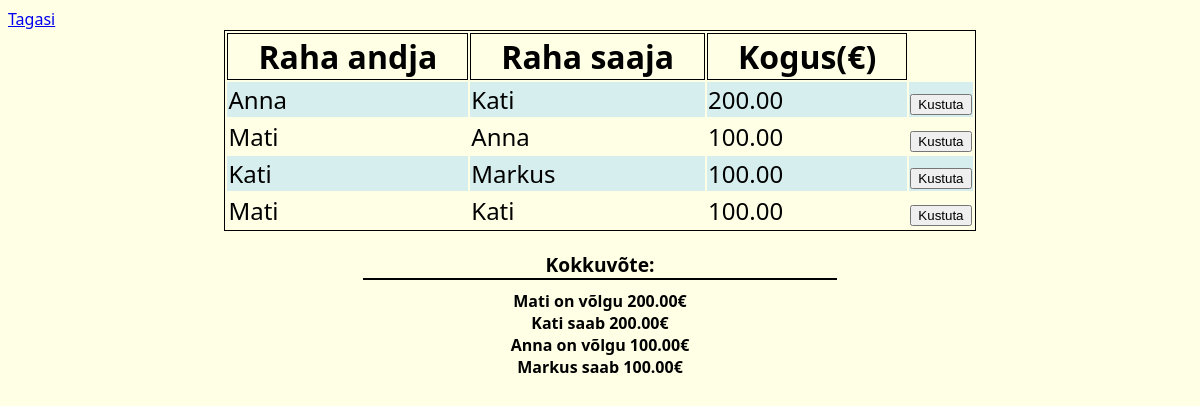
/praegu/ (signed in), run on the app's committed database.
### Rakendus/models.py (models this page shows, shortened)
class tehing(models.Model):
    saaja = models.CharField(max_length=200)
    andja = models.CharField(max_length=200)
    kogus = models.DecimalField(max_digits=200, decimal_places=2)
    selgitus = models.CharField(default="Selgitus puudub.", max_length=10000)
    aeg = models.DateTimeField("Tehingu toimumise aeg", default=django.utils.timezone.now)

class inimene(models.Model):
    nimi = models.CharField(max_length=200)
    raha = models.DecimalField(max_digits=200, decimal_places=2)
    def __str__(self):
        return self.nimi

### Rakendus/views.py (the view, shortened to what this page needs)
# urls.py: path("praegu/", views.praegu, name="praegu"),
def praegu(request):
    if request.user.is_authenticated:
        tehingud = list(tehing.objects.all())
        inimesed = list(inimene.objects.all())
        inimesed_uus = inimesed
        for element in inimesed:
            if len(tehing.objects.all().filter(andja=element.nimi))==0 and len(tehing.objects.all().filter(saaja=element.nimi))==0:
                inimesed_uus.remove(element)
        context = {
            "tehingud":tehingud,
            "inimesed":inimesed_uus,
        }
        return render(request, "Rakendus/praegu.html", context)
    else:
        return HttpResponseRedirect(reverse("login_form"))

### Rakendus/templatetags/my_tags.py (called while the page is built)
@register.filter
def absolute(value):
    return abs(value)

### Rakendus/templates/Rakendus/praegu.html (shortened to what this page needs)
{% load my_tags %}
<!DOCTYPE html>
<html>
    <body>
        <a href="{% url 'index' %}">Tagasi</a>
        <div class="table">
            <table class="center">
                <tr>
                    <th>Raha andja</th>
                    <th>Raha saaja</th>
                    <th>Kogus(€)</th>
                    <th style="border: 0px"></th>
                </tr>
            {% for asi in tehingud %}
                <tr>
                    <td>{{asi.andja}}</td>
                    <td>{{asi.saaja}}</td>
                    <td>{{asi.kogus}}</td>
                    <td><form action="{% url 'praegu' %}" method="POST">
                        <button type="submit">Kustuta</button>
                    </form></td>
                </tr>
            {% endfor %}
            </table>
        </div>
        <div style="margin-top: 20px; margin-left: 30%; margin-right: 30%; margin-bottom: 10px; font-size: larger; text-align: center; border-bottom: 2px solid black;"><b>Kokkuvõte:</b></div>
        {% for inimene in inimesed %}
            {% if inimene.raha < 0 %}
                <div style="text-align: center;"><b>{{inimene}} on võlgu {{inimene.raha|absolute}}€</b></div>
            {% else %}
                <div style="text-align: center;"><b>{{inimene}} saab {{ inimene.raha }}€</b></div>
            {% endif %}
        {% endfor %}
    </body>
</html>

### Rakendus/templates/Rakendus/praegu.html (style rules this page uses)
tr:nth-child(even) { background-color: #D6EEEE; }
th { border: 1px solid black; font-size: 32px; padding-left: 30px; padding-right: 30px; }
td { font-size: 24px; }
body { font-family: 'Segoe UI', Tahoma, Geneva, Verdana, sans-serif; background-color: rgb(255, 255, 230); }
.center { margin-left: auto; margin-right: auto; }
table { border: 1px solid black; }

### data on the page
tehing: andja "Anna", saaja "Kati", kogus "200.00"
tehing: andja "Mati", saaja "Anna", kogus "100.00"
tehing: andja "Kati", saaja "Markus", kogus "100.00"
tehing: andja "Mati", saaja "Kati", kogus "100.00"
inimene: nimi "Mati", raha|absolute "200.00"
inimene: nimi "Kati", raha "200.00"
inimene: nimi "Anna", raha|absolute "100.00"
inimene: nimi "Markus", raha "100.00"
